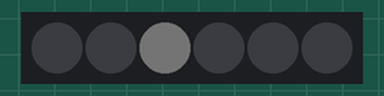
Simulated run of this sketch. Board: Arduino Uno, built with avr-gcc and run on an emulated ATmega328P. Shown: 6 RGB LEDs in strip order, left to right. Dim RGB values are drawn brighter than linear; colours are those a GRB WS2812 strip shows for the declared byte order; random numbers use the default seed unless the sketch sets one.

Above: at 4.29 s.
At 12.64 s:
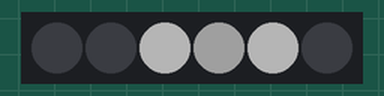
At 20.93 s:
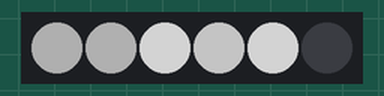
At 25.27 s:
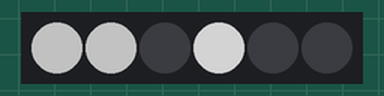
At 26.81 s:
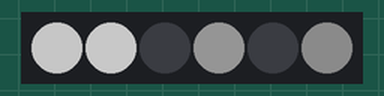
At 30.22 s:
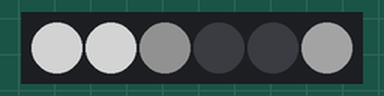
Timing chart, 0 to 40.0 s (numbered marks = the images above):
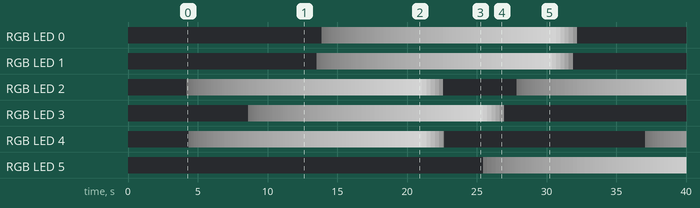

The sketch:

stars.ino
```cpp
#include <math.h>
#include <FastLED.h>

#define BYTE            255         // FastLED channels are all bytes
#define PIN             11          // data pin for led strip
#define NUMPIXELS       6          // number of leds on led strip
#define fps             60          // frames per second

int msPerFrame = 1000 / fps;


int t = 0;
int v;

CRGB leds[NUMPIXELS];
float ledsValues[NUMPIXELS];
float ledsDirections[NUMPIXELS];


void grayscaleLed(int i, int v) {
  leds[i] = CRGB(v, v, v);
}

void setup() {
  delay(3000);
  FastLED.addLeds<WS2812, PIN>(leds, NUMPIXELS);
  for (int i = 0; i < NUMPIXELS; i++) {
    ledsValues[i] = 0;
    ledsDirections[i] = 0;
  }
}

void loop() {
  for (int i = 0; i < NUMPIXELS; i++) {
    if (ledsDirections[i]) {
      ledsValues[i] += ledsDirections[i];
      if (ledsValues[i] > 1) {
        ledsValues[i] = 1;
        ledsDirections[i] = -0.01;
      }
      if (ledsValues[i] < 0) {
        ledsValues[i] = 0;
        ledsDirections[i] = 0;
      }
    } else if (rand() % 1000 < 1) {
      ledsDirections[i] = 0.001;
    }

    grayscaleLed(i, BYTE / 2 * ledsValues[i]);
  }
  FastLED.show();

  delay(msPerFrame);
  t += msPerFrame;
}
```

Measured:
- by itself, RGB LED 2: off → RGB(1, 1, 1) at 4.2 s, → RGB(2, 2, 2) 0.13 s later, → RGB(3, 3, 3) 0.13 s later, → RGB(4, 4, 4) 0.13 s later, … (214 changes in this stretch)
- by itself, RGB LED 3: off → RGB(1, 1, 1) at 8.6 s, → RGB(2, 2, 2) 0.13 s later, → RGB(3, 3, 3) 0.13 s later, → RGB(4, 4, 4) 0.13 s later, … (124 changes in this stretch)
